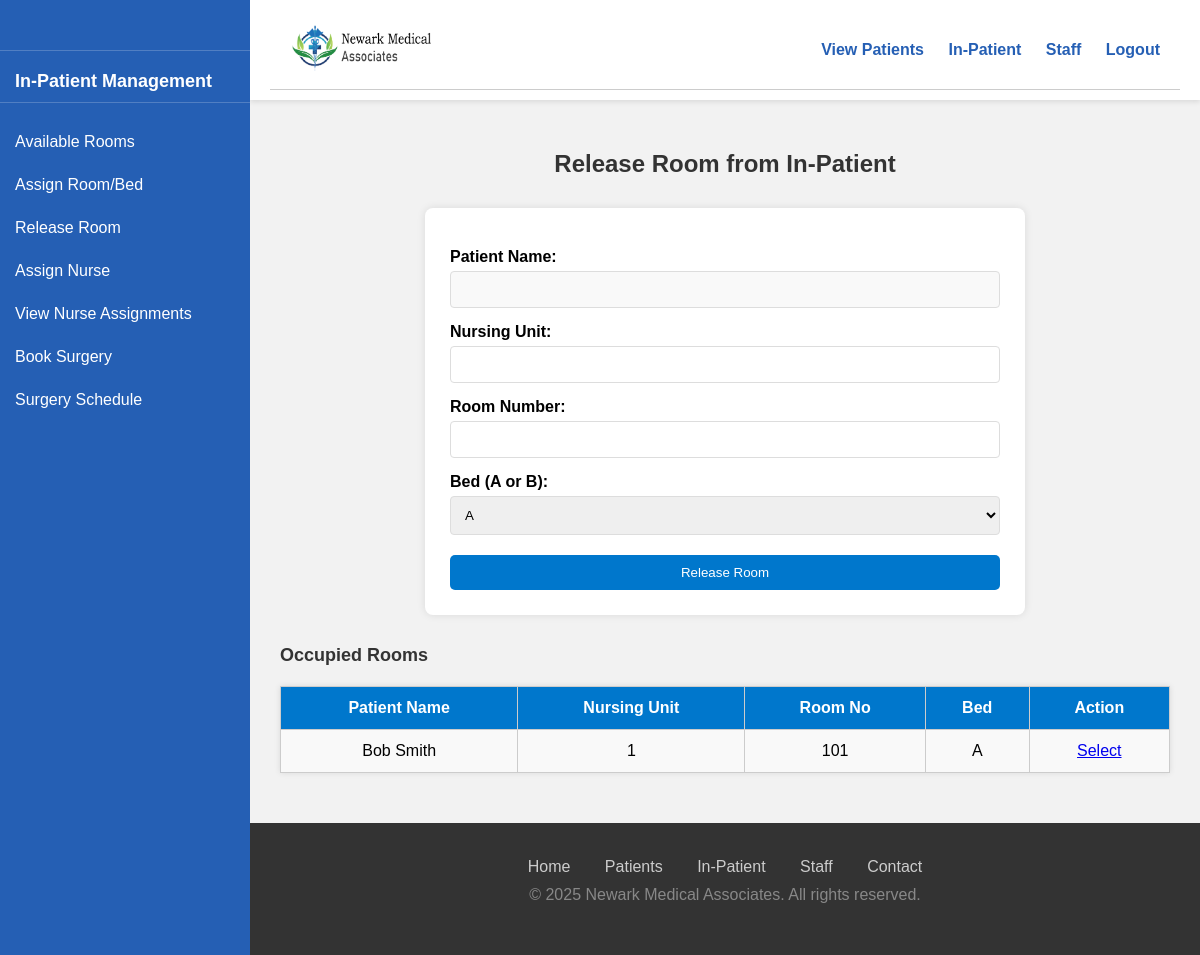
Screenshot of /inpatient/release_room.php (signed in) with the database file from the repository.
### tables this page shows
CREATE TABLE `IN_PATIENT` (
  `Patient_No` int(11) NOT NULL,
  `Nursing_Unit` int(11) NOT NULL,
  `Room_No` int(11) NOT NULL,
  `Bed_No` char(1) NOT NULL,
  `Admission_Date` date DEFAULT NULL,
  PRIMARY KEY (`Patient_No`,`Nursing_Unit`,`Room_No`,`Bed_No`),
  KEY `Nursing_Unit` (`Nursing_Unit`,`Room_No`,`Bed_No`),
  CONSTRAINT `IN_PATIENT_ibfk_1` FOREIGN KEY (`Patient_No`) REFERENCES `PATIENT` (`Patient_No`),
  CONSTRAINT `IN_PATIENT_ibfk_2` FOREIGN KEY (`Nursing_Unit`, `Room_No`, `Bed_No`) REFERENCES `ROOM` (`Nursing_Unit`, `Room_No`, `Bed_No`)
);

CREATE TABLE `PATIENT` (
  `Patient_No` int(11) NOT NULL AUTO_INCREMENT,
  `Name` varchar(100) DEFAULT NULL,
  `Gender` char(1) DEFAULT NULL,
  `DOB` date DEFAULT NULL,
  `Street` varchar(100) DEFAULT NULL,
  `City` varchar(50) DEFAULT NULL,
  `State` char(2) DEFAULT NULL,
  `Zip` char(10) DEFAULT NULL,
  `Phone` varchar(15) DEFAULT NULL,
  `SSN` char(9) DEFAULT NULL,
  `Blood_Type` varchar(3) DEFAULT NULL,
  `HDL` int(11) DEFAULT NULL,
  `LDL` int(11) DEFAULT NULL,
  `Triglyceride` int(11) DEFAULT NULL,
  `Cholesterol_Risk` char(1) DEFAULT NULL,
  PRIMARY KEY (`Patient_No`),
  UNIQUE KEY `SSN` (`SSN`)
);

### inpatient/release_room.php (the view, shortened to what this page needs)
<?php
include('../connect.php');
$nursing_unit = $_GET['nursing_unit'] ?? '';
$room_no = $_GET['room_no'] ?? '';
$bed_no = $_GET['bed_no'] ?? '';
$patient_name = '';
?>
<!DOCTYPE html>
<html>
<head>
  <link rel="stylesheet" href="/assets/style.css?v=1.1">
</head>
<body>
<div class="sidebar">
</div>
<div class="main-content-area">
  <header>
    <?php include($_SERVER['DOCUMENT_ROOT'].'/includes/header.php'); ?>
  </header>
  <div class="page-content">
    <h2>Release Room from In-Patient</h2>
    <form method="POST">
      <label>Patient Name:</label>
      <input type="text" value="<?= htmlspecialchars($patient_name) ?>" disabled>
      <label>Nursing Unit:</label>
      <input type="number" name="nursing_unit" value="<?= htmlspecialchars($nursing_unit) ?>" required>
      <label>Room Number:</label>
      <input type="number" name="room_no" value="<?= htmlspecialchars($room_no) ?>" required>
      <label>Bed (A or B):</label>
      <select name="bed_no" required>
        <option value="A" <?= $bed_no === 'A' ? 'selected' : '' ?>>A</option>
      </select>
      <button type="submit">Release Room</button>
    </form>
    <h3>Occupied Rooms</h3>
    <table>
      <tr>
        <th>Patient Name</th>
        <th>Nursing Unit</th>
        <th>Room No</th>
        <th>Bed</th>
        <th>Action</th>
      </tr>
      <?php
        $res = $conn->query("SELECT IP.Patient_No, P.Name, IP.Nursing_Unit, IP.Room_No, IP.Bed_No
                             FROM IN_PATIENT IP
                             JOIN PATIENT P ON IP.Patient_No = P.Patient_No
                             ORDER BY IP.Nursing_Unit, IP.Room_No, IP.Bed_No");
        if ($res->num_rows > 0) {
          while ($row = $res->fetch_assoc()) {
            $link = "release_room.php?nursing_unit={$row['Nursing_Unit']}&room_no={$row['Room_No']}&bed_no={$row['Bed_No']}";
            echo "<tr onclick=\"window.location.href='$link'\" title='Click to populate form'>
                    <td>{$row['Name']}</td>
                    <td>{$row['Nursing_Unit']}</td>
                    <td>{$row['Room_No']}</td>
                    <td>{$row['Bed_No']}</td>
                    <td><a href='$link'>Select</a></td>
                  </tr>";
          }
        } else {
          echo "<tr><td colspan='5'>No occupied rooms found.</td></tr>";
        }
      ?>
    </table>
  </div>
  <footer>
    <?php include($_SERVER['DOCUMENT_ROOT'].'/includes/footer.php'); ?>
  </footer>
</div>
</body>
</html>

### assets/style.css (style rules this page uses)
* { box-sizing: border-box; }
body { margin: 0; font-family: Arial, sans-serif; background-color: #f2f2f2; display: flex; height: 100vh; overflow: hidden; }
.sidebar { width: 250px; background-color: #255fb4; color: white; padding-top: 20px; height: 100vh; position: fixed; overflow-y: auto; z-index: 200; }
.main-content-area { margin-left: 250px; width: calc(100% - 250px); display: flex; flex-direction: column; height: 100vh; }
header { background: white; padding: 10px 20px; box-shadow: 0 2px 5px rgba(0,0,0,0.1); position: sticky; top: 0; z-index: 100; }
.page-content { flex-grow: 1; padding: 30px; overflow-y: auto; }
footer { background-color: #333; color: white; text-align: center; padding: 15px; flex-shrink: 0; }
h1, h2, h3, h4, h5, h6 { color: #333; }
h2 { text-align: center; margin-bottom: 30px; }
h3 { margin-top: 30px; margin-bottom: 15px; color: #333; font-size: 18px; font-weight: bold; }
form { background: #fff; padding: 25px; border-radius: 8px; max-width: 600px; margin: auto; box-shadow: 0 0 8px rgba(0,0,0,0.1); }
label { display: block; margin-top: 15px; font-weight: bold; }
input[type="text"], input[type="email"], input[type="password"], input[type="number"], input[type="date"], input[type="tel"], select, textarea { width: 100%; padding: 10px; margin-top: 5px; border: 1px solid #ddd; border-radius: 4px; }
input:disabled { background-color: #f9f9f9; color: #666; cursor: not-allowed; }
button, input[type="submit"] { width: 100%; background: #0077cc; color: white; border: none; border-radius: 5px; padding: 10px 15px; margin-top: 20px; cursor: pointer; }
table { width: 100%; border-collapse: collapse; background: #fff; box-shadow: 0 0 6px rgba(0,0,0,0.1); margin-top: 20px; margin-bottom: 20px; }
th, td { padding: 12px; border: 1px solid #ccc; text-align: center; }
th { background: #0077cc; color: white; font-weight: bold; }
tr:nth-child(even) { background-color: #f9f9f9; }

### inpatient/release_room.php (style rules this page uses)
button { background: #c0392b; color: white; }

### rows the page displays
in_patient: Patient_No.Name "Bob Smith", Nursing_Unit "1", Room_No "101", Bed_No "A"
